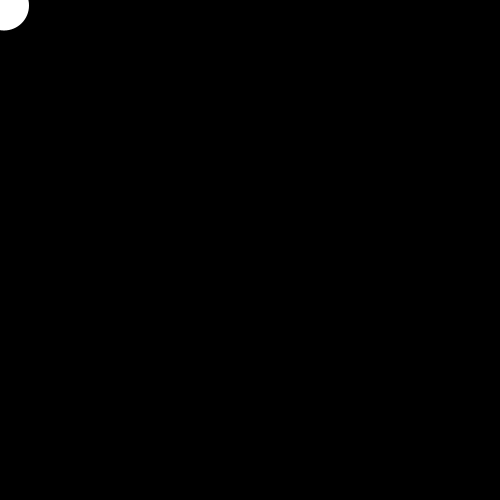
Frame 1 (no input)
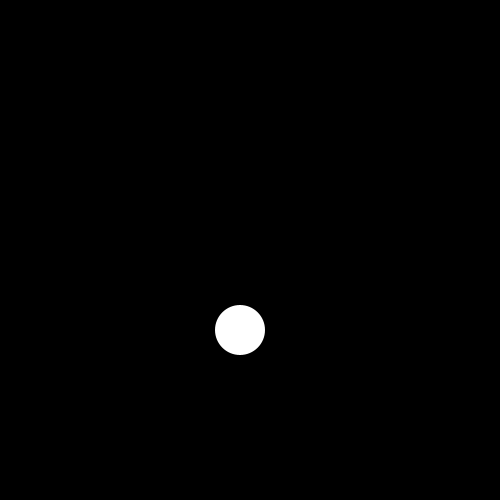
Frame 60 (the mouse pressed at the canvas centre just before this capture)
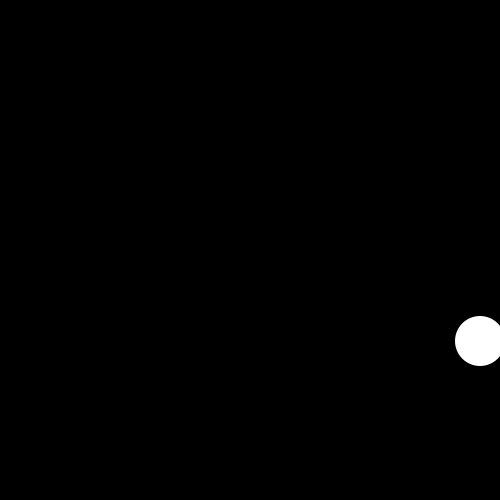
Frame 120 (the mouse held since frame 60 and released just before this capture)

The Processing sketch that drew these frames (run headless with seeded random() and noise(); from frame 60 on, the mouse is pressed at the canvas centre):

// Processing sketch: bouncing_ball
// ── bouncing_ball.pde
////////////////////////////
// Bouncing Ball
// Sarah Page
// CODE 1 - Fall 2018
// Parson School of Design
//
// adapted from: http://learningprocessing.com/examples/chp05/example-05-06-bouncingball
////////////////////////////

float x = 0;
float y = 0;
float xspeed = 4;
float yspeed = 5.5;
int radius = 25;
 
void setup() {
  size(500, 500);
  background(0);
  noStroke();
}
 
void draw() {
  background(0);
 
  // move ball
  x = x + xspeed;
  y = y + yspeed;
 
  // check if ball is bouncing on the edge of the window
  if ((x > width) || (x < 0)) {
    xspeed = xspeed * -1;
  }
  if ((y > height) || (y < 0)) {
    yspeed = yspeed * -1;
  }
 
  // draw ball
  fill(255);
  ellipse(x, y, radius*2, radius*2);
}
